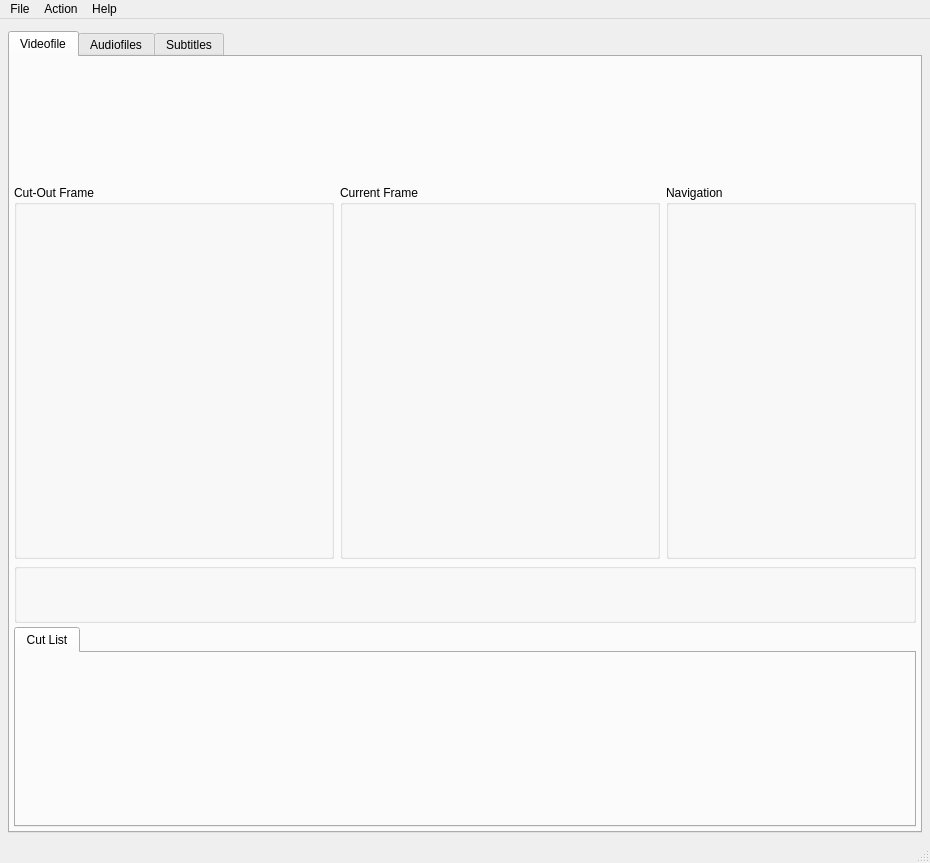
<?xml version="1.0" encoding="UTF-8"?>
<ui version="4.0">
 <class>TTCutMainWindowForm</class>
 <widget class="QMainWindow" name="TTCutMainWindowForm">
  <property name="geometry">
   <rect>
    <x>0</x>
    <y>0</y>
    <width>930</width>
    <height>863</height>
   </rect>
  </property>
  <property name="windowTitle">
   <string>MainWindow</string>
  </property>
  <widget class="QWidget" name="centralwidget">
   <layout class="QGridLayout" name="gridLayout">
    <property name="leftMargin">
     <number>8</number>
    </property>
    <property name="topMargin">
     <number>12</number>
    </property>
    <property name="rightMargin">
     <number>8</number>
    </property>
    <property name="bottomMargin">
     <number>8</number>
    </property>
    <property name="horizontalSpacing">
     <number>4</number>
    </property>
    <property name="verticalSpacing">
     <number>6</number>
    </property>
    <item row="0" column="0">
     <widget class="QTabWidget" name="tabFileView">
      <property name="sizePolicy">
       <sizepolicy hsizetype="Expanding" vsizetype="Expanding">
        <horstretch>1</horstretch>
        <verstretch>1</verstretch>
       </sizepolicy>
      </property>
      <property name="currentIndex">
       <number>0</number>
      </property>
      <widget class="QWidget" name="tab">
       <attribute name="title">
        <string>Videofile</string>
       </attribute>
       <layout class="QGridLayout" name="gridLayout_2">
        <property name="margin">
         <number>4</number>
        </property>
        <property name="spacing">
         <number>4</number>
        </property>
        <item row="0" column="0">
         <widget class="TTVideoTreeView" name="videoFileList" native="true">
          <property name="sizePolicy">
           <sizepolicy hsizetype="Expanding" vsizetype="Fixed">
            <horstretch>1</horstretch>
            <verstretch>0</verstretch>
           </sizepolicy>
          </property>
          <property name="minimumSize">
           <size>
            <width>0</width>
            <height>80</height>
           </size>
          </property>
          <property name="maximumSize">
           <size>
            <width>16777215</width>
            <height>120</height>
           </size>
          </property>
         </widget>
        </item>
        <item row="1" column="0">
         <layout class="QHBoxLayout" name="horizontalLayout">
          <property name="spacing">
           <number>6</number>
          </property>
          <property name="sizeConstraint">
           <enum>QLayout::SetDefaultConstraint</enum>
          </property>
          <item>
           <widget class="TTCutOutFrame" name="cutOutFrame">
            <property name="sizePolicy">
             <sizepolicy hsizetype="Preferred" vsizetype="Preferred">
              <horstretch>4</horstretch>
              <verstretch>8</verstretch>
             </sizepolicy>
            </property>
            <property name="minimumSize">
             <size>
              <width>320</width>
              <height>264</height>
             </size>
            </property>
            <property name="sizeIncrement">
             <size>
              <width>1</width>
              <height>4</height>
             </size>
            </property>
            <property name="baseSize">
             <size>
              <width>1</width>
              <height>260</height>
             </size>
            </property>
            <property name="title">
             <string>Cut-Out Frame</string>
            </property>
           </widget>
          </item>
          <item>
           <widget class="TTCurrentFrame" name="currentFrame">
            <property name="sizePolicy">
             <sizepolicy hsizetype="Preferred" vsizetype="Preferred">
              <horstretch>4</horstretch>
              <verstretch>8</verstretch>
             </sizepolicy>
            </property>
            <property name="minimumSize">
             <size>
              <width>320</width>
              <height>264</height>
             </size>
            </property>
            <property name="sizeIncrement">
             <size>
              <width>1</width>
              <height>4</height>
             </size>
            </property>
            <property name="baseSize">
             <size>
              <width>1</width>
              <height>260</height>
             </size>
            </property>
            <property name="title">
             <string>Current Frame</string>
            </property>
           </widget>
          </item>
          <item>
           <widget class="QGroupBox" name="gbNavigation">
            <property name="sizePolicy">
             <sizepolicy hsizetype="Fixed" vsizetype="Preferred">
              <horstretch>0</horstretch>
              <verstretch>0</verstretch>
             </sizepolicy>
            </property>
            <property name="minimumSize">
             <size>
              <width>250</width>
              <height>0</height>
             </size>
            </property>
            <property name="maximumSize">
             <size>
              <width>280</width>
              <height>16777215</height>
             </size>
            </property>
            <property name="title">
             <string>Navigation</string>
            </property>
            <layout class="QGridLayout" name="gridLayoutNav">
             <property name="margin">
              <number>4</number>
             </property>
             <property name="spacing">
              <number>0</number>
             </property>
             <item row="0" column="0">
              <widget class="TTCutFrameNavigation" name="navigation" native="true">
               <property name="sizePolicy">
                <sizepolicy hsizetype="Preferred" vsizetype="Preferred">
                 <horstretch>0</horstretch>
                 <verstretch>0</verstretch>
                </sizepolicy>
               </property>
               <property name="minimumSize">
                <size>
                 <width>240</width>
                 <height>280</height>
                </size>
               </property>
              </widget>
             </item>
            </layout>
           </widget>
          </item>
         </layout>
        </item>
        <item row="2" column="0">
         <widget class="TTStreamNavigator" name="streamNavigator">
          <property name="sizePolicy">
           <sizepolicy hsizetype="Preferred" vsizetype="Fixed">
            <horstretch>0</horstretch>
            <verstretch>0</verstretch>
           </sizepolicy>
          </property>
          <property name="minimumSize">
           <size>
            <width>0</width>
            <height>60</height>
           </size>
          </property>
          <property name="maximumSize">
           <size>
            <width>16777215</width>
            <height>60</height>
           </size>
          </property>
         </widget>
        </item>
        <item row="3" column="0">
         <layout class="QHBoxLayout" name="horizontalLayout_2">
          <property name="spacing">
           <number>6</number>
          </property>
          <property name="sizeConstraint">
           <enum>QLayout::SetMinimumSize</enum>
          </property>
          <item>
           <widget class="QTabWidget" name="cutListTab">
            <property name="sizePolicy">
             <sizepolicy hsizetype="Expanding" vsizetype="Minimum">
              <horstretch>1</horstretch>
              <verstretch>1</verstretch>
             </sizepolicy>
            </property>
            <property name="maximumSize">
             <size>
              <width>16777215</width>
              <height>200</height>
             </size>
            </property>
            <property name="sizeIncrement">
             <size>
              <width>0</width>
              <height>1</height>
             </size>
            </property>
            <property name="baseSize">
             <size>
              <width>0</width>
              <height>190</height>
             </size>
            </property>
            <property name="currentIndex">
             <number>0</number>
            </property>
            <widget class="QWidget" name="tab_4">
             <attribute name="title">
              <string>Cut List</string>
             </attribute>
             <layout class="QGridLayout" name="gridLayout_3">
              <property name="margin">
               <number>0</number>
              </property>
              <property name="spacing">
               <number>0</number>
              </property>
              <item row="0" column="0">
               <widget class="TTCutTreeView" name="cutList" native="true">
                <property name="sizePolicy">
                 <sizepolicy hsizetype="Minimum" vsizetype="Minimum">
                  <horstretch>4</horstretch>
                  <verstretch>1</verstretch>
                 </sizepolicy>
                </property>
               </widget>
              </item>
             </layout>
            </widget>
           </widget>
          </item>
         </layout>
        </item>
       </layout>
      </widget>
      <widget class="QWidget" name="tab_2">
       <attribute name="title">
        <string>Audiofiles</string>
       </attribute>
       <layout class="QGridLayout" name="gridLayout_5">
        <property name="margin">
         <number>4</number>
        </property>
        <property name="spacing">
         <number>4</number>
        </property>
        <item row="0" column="0">
         <widget class="TTAudioTreeView" name="audioFileList" native="true">
          <property name="sizePolicy">
           <sizepolicy hsizetype="Expanding" vsizetype="Expanding">
            <horstretch>1</horstretch>
            <verstretch>1</verstretch>
           </sizepolicy>
          </property>
         </widget>
        </item>
       </layout>
      </widget>
      <widget class="QWidget" name="tab_5">
       <attribute name="title">
        <string>Subtitles</string>
       </attribute>
       <layout class="QGridLayout" name="gridLayout_10">
        <property name="margin">
         <number>4</number>
        </property>
        <property name="spacing">
         <number>4</number>
        </property>
        <item row="0" column="0">
         <widget class="TTSubtitleTreeView" name="subtitleFileList" native="true">
          <property name="sizePolicy">
           <sizepolicy hsizetype="Expanding" vsizetype="Expanding">
            <horstretch>1</horstretch>
            <verstretch>1</verstretch>
           </sizepolicy>
          </property>
         </widget>
        </item>
       </layout>
      </widget>
     </widget>
    </item>
   </layout>
  </widget>
  <widget class="QMenuBar" name="menubar">
   <property name="geometry">
    <rect>
     <x>0</x>
     <y>0</y>
     <width>909</width>
     <height>22</height>
    </rect>
   </property>
   <widget class="QMenu" name="menuHelp">
    <property name="title">
     <string>Help</string>
    </property>
    <addaction name="actionKeyboardShortcuts"/>
    <addaction name="separator"/>
    <addaction name="actionAbout"/>
   </widget>
   <widget class="QMenu" name="menuAction">
    <property name="title">
     <string>Action</string>
    </property>
    <addaction name="separator"/>
    <addaction name="actionSaveCurrentFrame"/>
    <addaction name="separator"/>
    <addaction name="actionSettings"/>
   </widget>
   <widget class="QMenu" name="menuFile">
    <property name="title">
     <string>File</string>
    </property>
    <widget class="QMenu" name="menuRecentProjects">
     <property name="title">
      <string>Recent Projects</string>
     </property>
    </widget>
    <addaction name="actionOpenVideo"/>
    <addaction name="actionOpenAudio"/>
    <addaction name="actionOpenSubtitle"/>
    <addaction name="separator"/>
    <addaction name="actionFileNew"/>
    <addaction name="actionFileOpen"/>
    <addaction name="actionFileSave"/>
    <addaction name="actionFileSaveAs"/>
    <addaction name="separator"/>
    <addaction name="menuRecentProjects"/>
    <addaction name="separator"/>
    <addaction name="actionExit"/>
   </widget>
   <addaction name="menuFile"/>
   <addaction name="menuAction"/>
   <addaction name="menuHelp"/>
  </widget>
  <widget class="QStatusBar" name="statusbar"/>
  <action name="actionFileNew">
   <property name="icon">
    <iconset resource="mainwindow.qrc">
     <normaloff>:/pixmaps/pixmaps/filenew_16.xpm</normaloff>:/pixmaps/pixmaps/filenew_16.xpm</iconset>
   </property>
   <property name="text">
    <string>New Project</string>
   </property>
   <property name="iconText">
    <string>New Project</string>
   </property>
   <property name="toolTip">
    <string>New Project</string>
   </property>
   <property name="shortcut">
    <string/>
   </property>
  </action>
  <action name="actionFileOpen">
   <property name="icon">
    <iconset resource="mainwindow.qrc">
     <normaloff>:/pixmaps/pixmaps/fileopen_16.xpm</normaloff>:/pixmaps/pixmaps/fileopen_16.xpm</iconset>
   </property>
   <property name="text">
    <string>Open Project...</string>
   </property>
   <property name="iconText">
    <string>Open Project</string>
   </property>
   <property name="toolTip">
    <string>Open Project file</string>
   </property>
  </action>
  <action name="actionFileSave">
   <property name="icon">
    <iconset resource="mainwindow.qrc">
     <normaloff>:/pixmaps/pixmaps/filesave_16.xpm</normaloff>:/pixmaps/pixmaps/filesave_16.xpm</iconset>
   </property>
   <property name="text">
    <string>Save Project</string>
   </property>
   <property name="iconText">
    <string>Save Project</string>
   </property>
   <property name="toolTip">
    <string>Save Project file</string>
   </property>
  </action>
  <action name="actionFileSaveAs">
   <property name="icon">
    <iconset resource="mainwindow.qrc">
     <normaloff>:/pixmaps/pixmaps/filesaveas_16.xpm</normaloff>:/pixmaps/pixmaps/filesaveas_16.xpm</iconset>
   </property>
   <property name="text">
    <string>Save Project as...</string>
   </property>
   <property name="iconText">
    <string>Save Project as</string>
   </property>
   <property name="toolTip">
    <string>Save Project under new file name</string>
   </property>
  </action>
  <action name="actionExit">
   <property name="icon">
    <iconset resource="mainwindow.qrc">
     <normaloff>:/pixmaps/pixmaps/exit_16.xpm</normaloff>:/pixmaps/pixmaps/exit_16.xpm</iconset>
   </property>
   <property name="text">
    <string>Exit</string>
   </property>
  </action>
  <action name="actionSaveCurrentFrame">
   <property name="icon">
    <iconset resource="mainwindow.qrc">
     <normaloff>:/pixmaps/pixmaps/saveimage_16.xpm</normaloff>:/pixmaps/pixmaps/saveimage_16.xpm</iconset>
   </property>
   <property name="text">
    <string>Save current frame...</string>
   </property>
  </action>
  <action name="actionSettings">
   <property name="icon">
    <iconset resource="mainwindow.qrc">
     <normaloff>:/pixmaps/pixmaps/settings_16.xpm</normaloff>:/pixmaps/pixmaps/settings_16.xpm</iconset>
   </property>
   <property name="text">
    <string>Settings...</string>
   </property>
   <property name="shortcut">
    <string/>
   </property>
  </action>
  <action name="actionAbout">
   <property name="text">
    <string>About</string>
   </property>
  </action>
  <action name="actionKeyboardShortcuts">
   <property name="text">
    <string>Keyboard Shortcuts...</string>
   </property>
  </action>
  <action name="actionOpenVideo">
   <property name="icon">
    <iconset resource="mainwindow.qrc">
     <normaloff>:/pixmaps/pixmaps/fileopen_16.xpm</normaloff>:/pixmaps/pixmaps/fileopen_16.xpm</iconset>
   </property>
   <property name="text">
    <string>Open Video...</string>
   </property>
   <property name="iconText">
    <string>Open Video...</string>
   </property>
   <property name="toolTip">
    <string>Open Video...</string>
   </property>
  </action>
  <action name="actionOpenAudio">
   <property name="icon">
    <iconset resource="mainwindow.qrc">
     <normaloff>:/pixmaps/pixmaps/fileopen_16.xpm</normaloff>:/pixmaps/pixmaps/fileopen_16.xpm</iconset>
   </property>
   <property name="text">
    <string>Open Audio...</string>
   </property>
   <property name="iconText">
    <string>Open Audio...</string>
   </property>
   <property name="toolTip">
    <string>Open Audio...</string>
   </property>
  </action>
  <action name="actionOpenSubtitle">
   <property name="icon">
    <iconset resource="mainwindow.qrc">
     <normaloff>:/pixmaps/pixmaps/fileopen_16.xpm</normaloff>:/pixmaps/pixmaps/fileopen_16.xpm</iconset>
   </property>
   <property name="text">
    <string>Open Subtitle...</string>
   </property>
   <property name="iconText">
    <string>Open Subtitle...</string>
   </property>
   <property name="toolTip">
    <string>Open Subtitle...</string>
   </property>
  </action>
 </widget>
 <customwidgets>
  <customwidget>
   <class>TTStreamNavigator</class>
   <extends>QGroupBox</extends>
   <header>../gui/ttstreamnavigator.h</header>
   <container>1</container>
  </customwidget>
  <customwidget>
   <class>TTCurrentFrame</class>
   <extends>QGroupBox</extends>
   <header>../gui/ttcurrentframe.h</header>
   <container>1</container>
  </customwidget>
  <customwidget>
   <class>TTCutOutFrame</class>
   <extends>QGroupBox</extends>
   <header>../gui/ttcutoutframe.h</header>
   <container>1</container>
  </customwidget>
  <customwidget>
   <class>TTCutTreeView</class>
   <extends>QWidget</extends>
   <header>../gui/ttcuttreeview.h</header>
   <container>1</container>
  </customwidget>
  <customwidget>
   <class>TTCutFrameNavigation</class>
   <extends>QWidget</extends>
   <header>../gui/ttcutframenavigation.h</header>
   <container>1</container>
  </customwidget>
  <customwidget>
   <class>TTAudioTreeView</class>
   <extends>QWidget</extends>
   <header>../gui/ttaudiotreeview.h</header>
   <container>1</container>
  </customwidget>
  <customwidget>
   <class>TTVideoTreeView</class>
   <extends>QWidget</extends>
   <header>../gui/ttvideotreeview.h</header>
   <container>1</container>
  </customwidget>
  <customwidget>
   <class>TTSubtitleTreeView</class>
   <extends>QWidget</extends>
   <header>../gui/ttsubtitletreeview.h</header>
   <container>1</container>
  </customwidget>
 </customwidgets>
 <resources>
  <include location="mainwindow.qrc"/>
 </resources>
 <connections/>
</ui>
